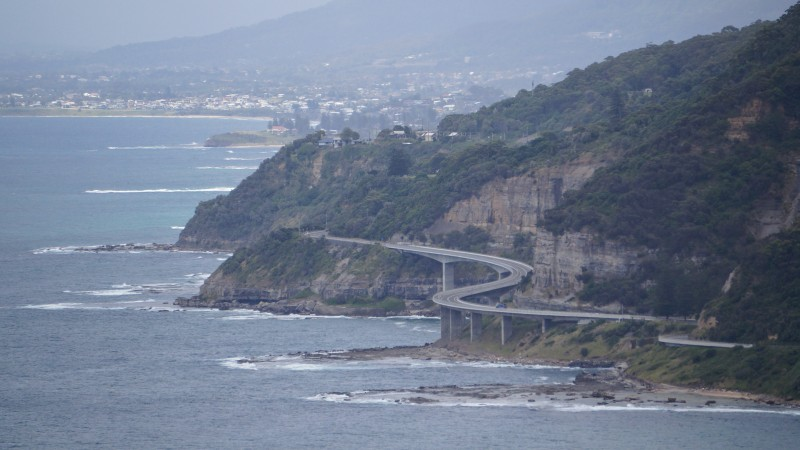
#> input picture Példatár/SeaCliffBridge_3_800.jpg, 800 x 450 px
$ python 04_02_d_gamma_np.py   (older library calls are emulated)
#> lines starting #> are read from the running program, lines starting #| are printed output that depends on the picture

import cv2


def on_trackbar(x):
    global img

    gamma = (x / 10.0) - 3
    if gamma < 1:
        gamma = -1.0 / (gamma - 2.0)
    print("======================")
    print("Gamma value:", gamma)

    temp = cv2.normalize(img, None, 0, 1, norm_type=cv2.NORM_MINMAX, dtype=cv2.CV_32FC1)
    gamma_corr = temp ** gamma
    out = cv2.normalize(gamma_corr, None, 0, 255, norm_type=cv2.NORM_MINMAX, dtype=cv2.CV_8UC1)
    cv2.imshow("Gamma", out)


if __name__ == '__main__':
    # img = cv2.imread('Olympos.jpg')
    # img = cv2.imread('PalPant_800.jpg')
    img = cv2.imread('SeaCliffBridge_3_800.jpg', cv2.IMREAD_GRAYSCALE)
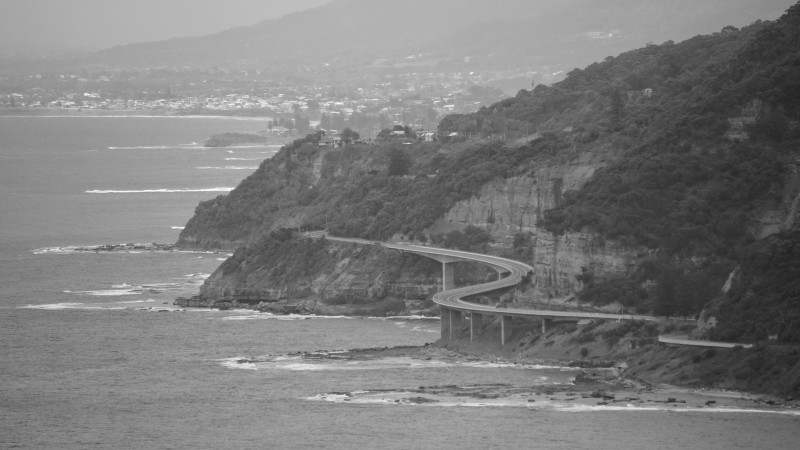
#> img: shape (450, 800); min 29, max 255, mean 123.8

    cv2.imshow("Original", img)
    cv2.imshow("Gamma", img)
    cv2.createTrackbar('Parameter', 'Gamma', 40, 80, on_trackbar)
    cv2.waitKey(0)
#> in on_trackbar, `temp = cv2.normalize(img, None, 0, 1, norm_type=cv2.NORM_MINMAX, dtype..`:
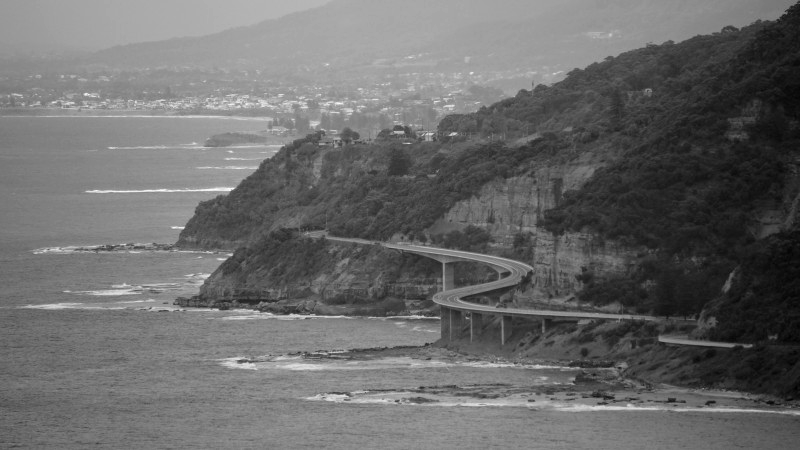
#> temp: shape (450, 800) float32; min 5.59e-09, max 1, mean 0.42

cv2.destroyAllWindows()

$ run again, with Példatár/PalPant_800.jpg copied over Példatár/SeaCliffBridge_3_800.jpg
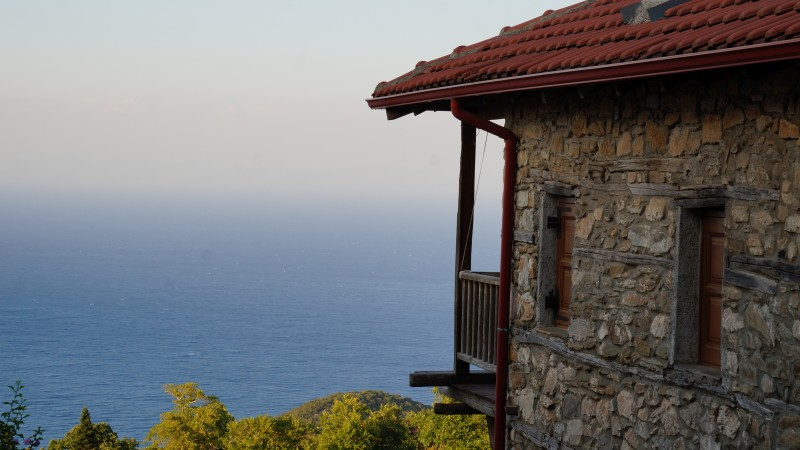
#> input picture Példatár/PalPant_800.jpg, 800 x 450 px
#> `img = cv2.imread('SeaCliffBridge_3_800.jpg', cv2.IMREAD_GRAYSCALE)`:
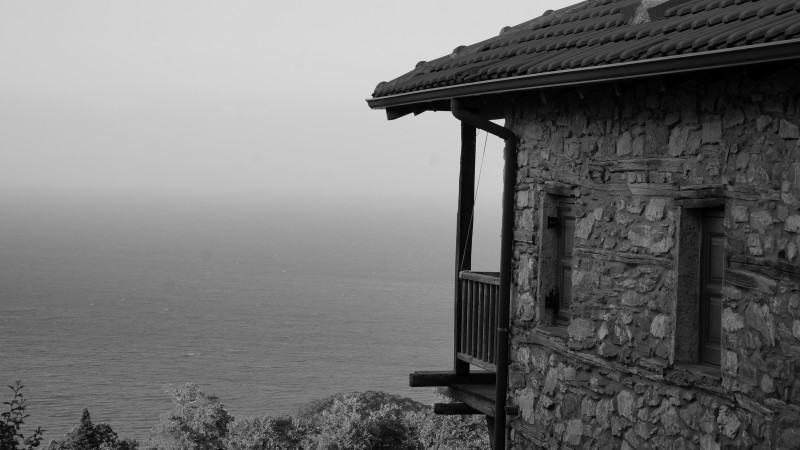
#> img: shape (450, 800); min 0, max 230, mean 113.5
#> in on_trackbar, `temp = cv2.normalize(img, None, 0, 1, norm_type=cv2.NORM_MINMAX, dtype..`:
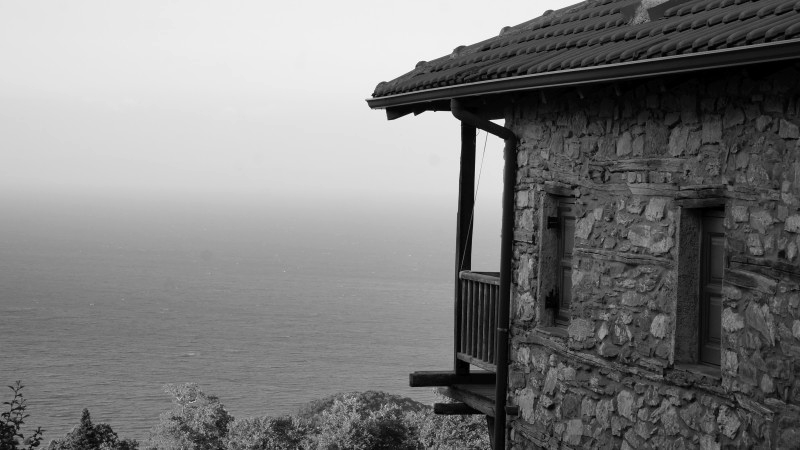
#> temp: shape (450, 800) float32; min 0, max 1, mean 0.493

$ run again, with Példatár/SeaCliffBridge_1_800.jpg copied over Példatár/SeaCliffBridge_3_800.jpg
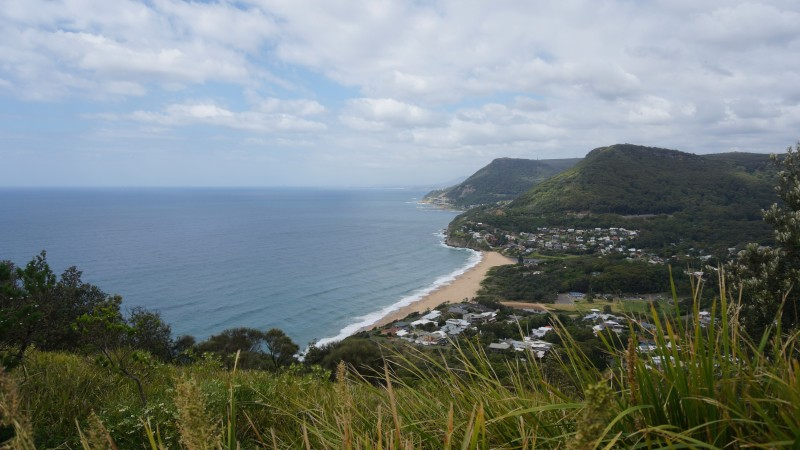
#> input picture Példatár/SeaCliffBridge_1_800.jpg, 800 x 450 px
#> `img = cv2.imread('SeaCliffBridge_3_800.jpg', cv2.IMREAD_GRAYSCALE)`:
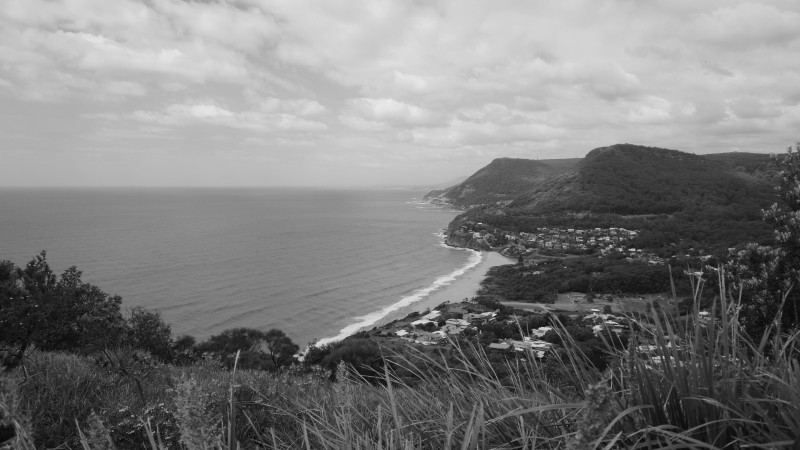
#> img: shape (450, 800); min 3, max 235, mean 125.9

$ run again, with Példatár/SeaCliffBridge_2_800.jpg copied over Példatár/SeaCliffBridge_3_800.jpg
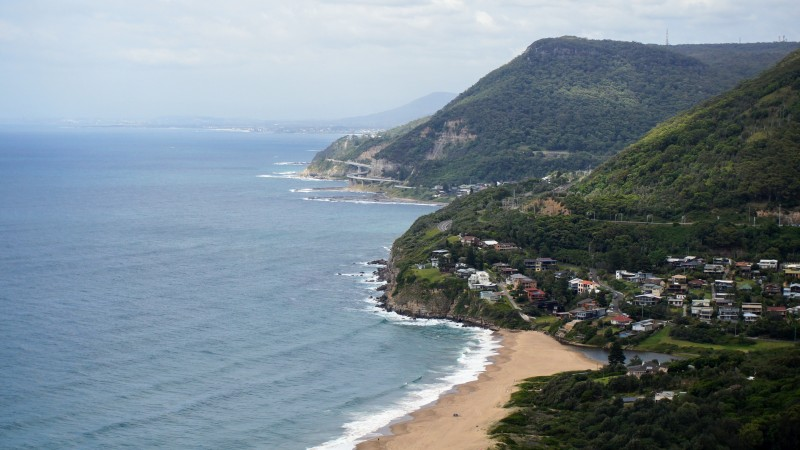
#> input picture Példatár/SeaCliffBridge_2_800.jpg, 800 x 450 px
#> `img = cv2.imread('SeaCliffBridge_3_800.jpg', cv2.IMREAD_GRAYSCALE)`:
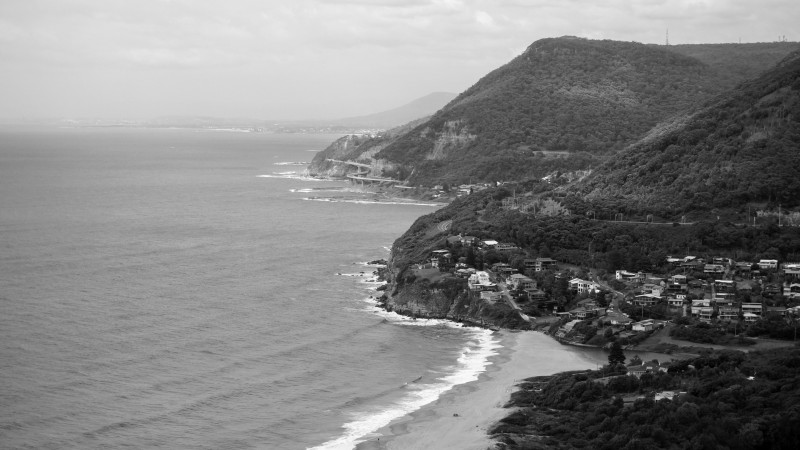
#> img: shape (450, 800); min 0, max 255, mean 130.3
